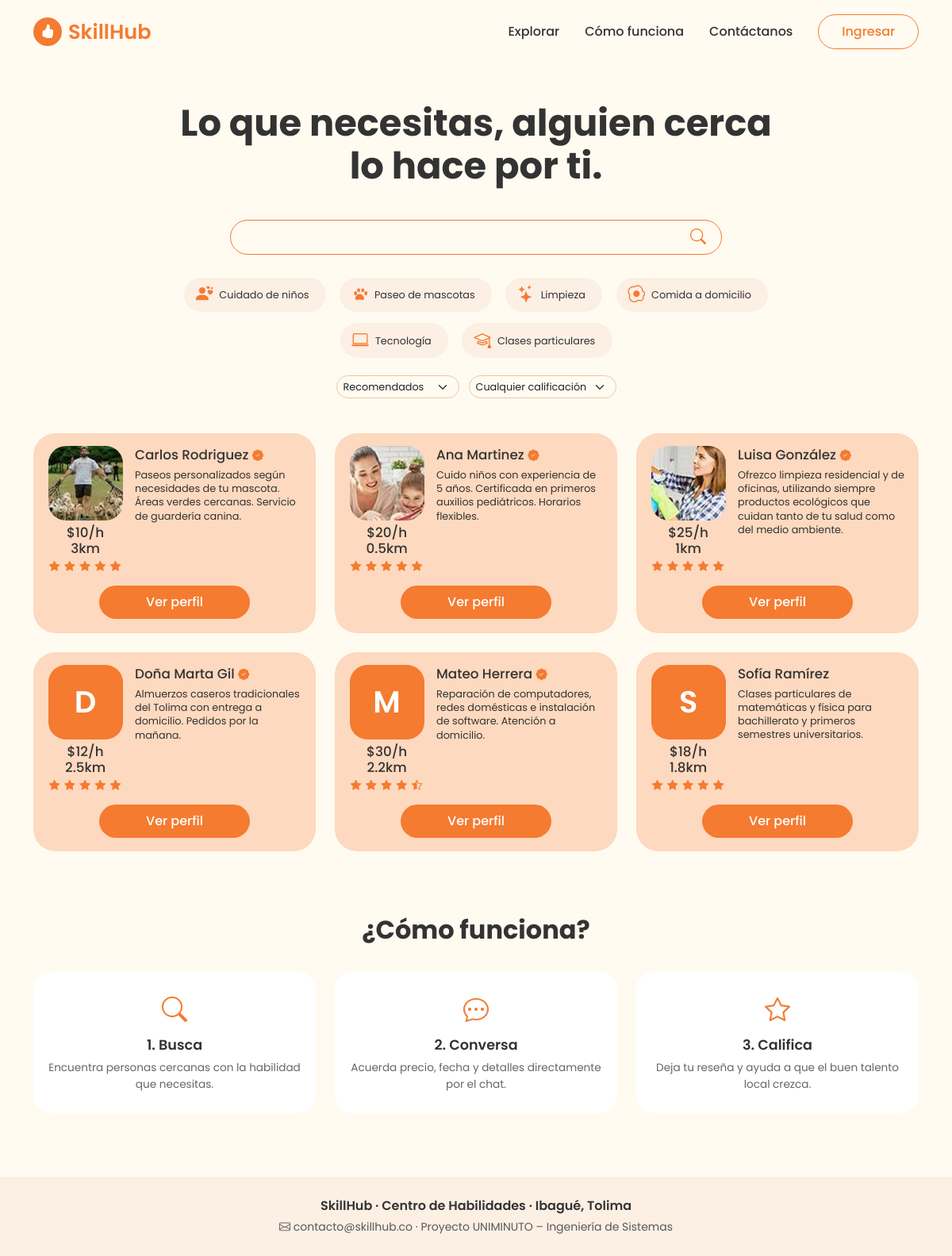
The page / on the database its author committed.
### tables this page shows
CREATE TABLE oferentes (
    id INTEGER PRIMARY KEY AUTOINCREMENT,
    usuario_id INTEGER REFERENCES usuarios(id),
    nombre TEXT NOT NULL,
    categoria TEXT NOT NULL,
    descripcion TEXT NOT NULL,
    tarifa INTEGER NOT NULL,
    distancia_km REAL NOT NULL,
    calificacion REAL NOT NULL DEFAULT 0,
    anios_experiencia INTEGER NOT NULL DEFAULT 0,
    servicios_completados INTEGER NOT NULL DEFAULT 0,
    verificado INTEGER NOT NULL DEFAULT 0,
    foto TEXT
);

### controllers/main_controller.py (the view)
@bp.route("/")
def index():
    oferentes = OferenteModel.buscar(**_filtros())
    return render_template("index.html", oferentes=oferentes,
                           categorias=CATEGORIAS, ordenes=list(ORDENES))

### app.py (called while the page is built)
def create_app():
    app = Flask(__name__, template_folder=Config.TEMPLATES_FOLDER,
                static_folder=Config.STATIC_FOLDER)
    app.config.from_object(Config)
    database.init_app(app)
    app.before_request(cargar_usuario)
    app.register_blueprint(main_controller.bp)
    app.register_blueprint(auth_controller.bp)
    app.register_blueprint(chat_controller.bp)
    @app.context_processor
    def globales():
        return {"usuario": g.get("usuario"), "NOMBRES_CATEGORIA": CATEGORIAS}
    @app.errorhandler(404)
    def no_encontrado(_):
        return render_template("404.html"), 404
    return app

### controllers/main_controller.py (called while the page is built)
def _filtros():
    try:
        min_est = float(request.args.get("min_estrellas", 0))
    except ValueError:
        min_est = 0
    return dict(
        q=request.args.get("q", "").strip(),
        categoria=request.args.get("categoria", ""),
        orden=request.args.get("orden", "recomendados"),
        min_estrellas=min_est,
    )

### controllers/utils.py (called while the page is built)
def cargar_usuario():
    uid = session.get("usuario_id")
    g.usuario = UsuarioModel.por_id(uid) if uid else None

### database.py (called while the page is built)
def get_db():
    if "db" not in g:
        g.db = sqlite3.connect(current_app.config["DATABASE"])
        g.db.row_factory = sqlite3.Row
        g.db.execute("PRAGMA foreign_keys = ON")
    return g.db

### models/oferente_model.py (called while the page is built, shortened)
    @staticmethod
    def buscar(q="", categoria="", orden="recomendados", min_estrellas=0):
        sql = "SELECT * FROM oferentes WHERE calificacion >= ?"
        params = [min_estrellas]
        if categoria in CATEGORIAS:
            sql += " AND categoria = ?"
            params.append(categoria)
        sql += " ORDER BY " + ORDENES.get(orden, ORDENES["recomendados"])
        return get_db().execute(sql, params).fetchall()

### views/templates/index.html (shortened to what this page needs)
{% extends 'base.html' %}
{% from '_macros.html' import icono %}
{% block contenido %}
<section class="hero text-center">
  <h1>Lo que necesitas, alguien cerca<br>lo hace por ti.</h1>
  <form id="form-busqueda" class="buscador" role="search" action="{{ url_for('main.index') }}" method="get">
    <input id="q" name="q" type="search" class="form-control" autocomplete="off"
           aria-label="Buscar servicios" value="{{ request.args.get('q', '') }}">
    <button type="submit" aria-label="Buscar"><i class="bi bi-search"></i></button>
  </form>
  <div class="chips" id="chips">
    {% for clave, nombre in categorias.items() %}
      <button type="button" class="chip {{ 'activo' if request.args.get('categoria') == clave }}" data-categoria="{{ clave }}">
        <span class="chip-icono">{{ icono(clave) }}</span>{{ nombre }}
      </button>
    {% endfor %}
  </div>
  <div class="filtros-extra">
    <select id="orden" class="form-select form-select-sm" aria-label="Ordenar resultados">
      <option value="recomendados">Recomendados</option>
    </select>
    <select id="min_estrellas" class="form-select form-select-sm" aria-label="Calificación mínima">
      <option value="0">Cualquier calificación</option>
    </select>
  </div>
</section>
<section id="resultados" class="row g-4 resultados" aria-live="polite">
  {% include '_tarjetas.html' %}
</section>
<section id="como-funciona" class="como-funciona text-center">
  <h2>¿Cómo funciona?</h2>
  <div class="row g-4 mt-1">
    <div class="col-md-4"><div class="paso"><i class="bi bi-search"></i><h4>1. Busca</h4>
      <p>Encuentra personas cercanas con la habilidad que necesitas.</p></div></div>
    <div class="col-md-4"><div class="paso"><i class="bi bi-chat-dots"></i><h4>2. Conversa</h4>
      <p>Acuerda precio, fecha y detalles directamente por el chat.</p></div></div>
    <div class="col-md-4"><div class="paso"><i class="bi bi-star"></i><h4>3. Califica</h4>
      <p>Deja tu reseña y ayuda a que el buen talento local crezca.</p></div></div>
  </div>
</section>
{% endblock %}

### views/templates/_macros.html
{% macro estrellas(valor) %}
  <span class="estrellas" aria-label="{{ valor }} de 5 estrellas">
    {% for i in range(1, 6) %}
      <i class="bi {{ 'bi-star-fill' if valor >= i - 0.25 else ('bi-star-half' if valor >= i - 0.75 else 'bi-star') }}"></i>
    {% endfor %}
  </span>
{% endmacro %}
{% macro icono(cat) %}
  {% if cat == 'ninos' %}<i class="bi bi-person-hearts"></i>
  {% elif cat == 'mascotas' %}
    <svg class="icono-svg" viewBox="0 0 24 24" fill="currentColor" aria-hidden="true">
      <ellipse cx="6" cy="10" rx="2.2" ry="3"/><ellipse cx="10.5" cy="5.5" rx="2.2" ry="3"/>
      <ellipse cx="16.5" cy="5.5" rx="2.2" ry="3"/><ellipse cx="21" cy="10" rx="2.2" ry="3" transform="rotate(10 21 10)"/>
      <path d="M12 11c3.5 0 6.5 3.8 6.5 6.4 0 2-1.8 2.6-3.3 2.2-1.2-.3-2-.6-3.2-.6s-2 .3-3.2.6c-1.5.4-3.3-.2-3.3-2.2C5.5 14.800 8.500 11 12 11z"/>
    </svg>
  {% elif cat == 'limpieza' %}<i class="bi bi-stars"></i>
  {% elif cat == 'comida' %}<i class="bi bi-egg-fried"></i>
  {% elif cat == 'tecnologia' %}<i class="bi bi-laptop"></i>
  {% elif cat == 'clases' %}<i class="bi bi-mortarboard"></i>
  {% else %}<i class="bi bi-tag"></i>{% endif %}
{% endmacro %}
{% macro foto(o, clase='avatar') %}
  {% if o['foto'] %}
    <img class="{{ clase }}" src="{{ url_for('static', filename='img/' + o['foto']) }}" alt="Foto de {{ o['nombre'] }}">
  {% else %}
    <span class="{{ clase }} avatar-inicial" aria-hidden="true">{{ o['nombre'][0] }}</span>
  {% endif %}
{% endmacro %}

### views/templates/_tarjetas.html
{% from '_macros.html' import estrellas, foto %}
{% for o in oferentes %}
  <div class="col-12 col-md-6 col-lg-4">
    <article class="tarjeta-oferente">
      <div class="tarjeta-cuerpo">
        <div class="tarjeta-izq">
          {{ foto(o) }}
          <div class="tarifa">${{ o['tarifa'] }}/h</div>
          <div class="distancia">{{ ('%g' % o['distancia_km']) }}km</div>
          {{ estrellas(o['calificacion']) }}
        </div>
        <div class="tarjeta-der">
          <h3>{{ o['nombre'] }}
            {% if o['verificado'] %}<i class="bi bi-patch-check-fill verificado" title="Estudios verificados"></i>{% endif %}
          </h3>
          <p>{{ o['descripcion'] }}</p>
        </div>
      </div>
      <a class="btn btn-sh" href="{{ url_for('main.perfil', oferente_id=o['id']) }}">Ver perfil</a>
    </article>
  </div>
{% else %}
  <div class="col-12 text-center text-muted py-5">
    <i class="bi bi-search fs-1 d-block mb-2"></i>
    No encontramos perfiles con esos criterios. Prueba con otra búsqueda.
  </div>
{% endfor %}

### static/css/style.css (style rules this page uses)
:root { --sh-naranja: #f47b30; --sh-naranja-osc: #e06a1f; --sh-crema: #fffbf1; --sh-durazno: #fdd9bf; --sh-chip: #fcefe4; --sh-texto: #333; }
* { font-family: 'Poppins', system-ui, sans-serif; }
body { background: var(--sh-crema); color: var(--sh-texto); }
a { color: var(--sh-naranja); }
.btn-sh { background: var(--sh-naranja); color: #fff; border: 0; border-radius: 50rem; font-weight: 500; padding: .5rem 1.5rem; }
.hero { padding: 3rem 0 1.5rem; }
.hero h1 { font-weight: 700; font-size: clamp(1.9rem, 4.6vw, 2.9rem); line-height: 1.15; margin-bottom: 2.6rem; }
.buscador { position: relative; max-width: 620px; margin: 0 auto 1.8rem; }
.buscador .form-control { border: 1px solid var(--sh-naranja); border-radius: 50rem; height: 44px; background: transparent; padding: 0 3rem 0 1.4rem; }
.buscador button { position: absolute; right: 14px; top: 50%; transform: translateY(-50%); border: 0; background: none; color: var(--sh-naranja); font-size: 1.25rem; }
.chips { display: flex; flex-wrap: wrap; justify-content: center; gap: .9rem 1.1rem; max-width: 800px; margin: 0 auto; }
.chip { display: inline-flex; align-items: center; gap: .5rem; background: var(--sh-chip); border: 2px solid transparent; border-radius: 50rem; padding: .55rem 1.2rem .55rem .8rem; font-size: .8rem; color: var(--sh-texto); cursor: pointer; transition: .15s; }
.chip-icono { color: var(--sh-naranja); font-size: 1.35rem; line-height: 1; display: inline-flex; }
.icono-svg { width: 1.3rem; height: 1.3rem; }
.filtros-extra { display: flex; justify-content: center; gap: .75rem; margin-top: 1.4rem; flex-wrap: wrap; }
.filtros-extra .form-select { width: auto; border-color: #f2c4a4; border-radius: 50rem; background-color: transparent; font-size: .8rem; }
.resultados { padding-top: 1.2rem; padding-bottom: 2rem; transition: opacity .15s; }
.tarjeta-oferente { background: var(--sh-durazno); border-radius: 28px; padding: 1rem 1.1rem 1.1rem; height: 100%; display: flex; flex-direction: column; justify-content: space-between; gap: .8rem; }
.tarjeta-cuerpo { display: flex; gap: .9rem; }
.tarjeta-izq { flex: 0 0 96px; text-align: center; }
.avatar { width: 94px; height: 94px; border-radius: 22px; object-fit: cover; display: block; margin: 0 auto .35rem; }
.avatar-inicial { background: var(--sh-naranja); color: #fff; font-size: 2.4rem; font-weight: 600; display: flex !important; align-items: center; justify-content: center; }
.tarifa { font-weight: 500; font-size: 1.05rem; line-height: 1.2; }
.distancia { font-weight: 500; font-size: 1.05rem; line-height: 1.2; }
.estrellas { color: var(--sh-naranja); font-size: .85rem; letter-spacing: 1px; }
.tarjeta-der { flex: 1; min-width: 0; }
.tarjeta-der h3 { font-size: 1.05rem; font-weight: 500; margin: .1rem 0 .4rem; }
.tarjeta-der p { font-size: .8rem; line-height: 1.35; margin: 0; }
.verificado { color: var(--sh-naranja); font-size: .9rem; }
.tarjeta-oferente .btn-sh { align-self: center; width: 190px; padding: .55rem 0; text-align: center; }
.como-funciona { padding: 3rem 0 4rem; scroll-margin-top: 1rem; }
.como-funciona h2 { font-weight: 700; }
.paso { background: #fff; border-radius: 24px; padding: 1.6rem 1rem; height: 100%; }
.paso i { font-size: 2rem; color: var(--sh-naranja); }
.paso h4 { font-size: 1.1rem; font-weight: 600; margin-top: .6rem; }
.paso p { font-size: .85rem; color: #666; margin: 0; }

### rows shown on the page
oferentes: foto (picture), tarifa "10", distancia_km "3", nombre "Carlos Rodriguez", verificado 1 (drawn), descripcion "Paseos personalizados según necesidades de tu mascota. Áreas verdes cercanas. Servicio de guardería canina."
oferentes: foto (picture), tarifa "20", distancia_km "0.5", nombre "Ana Martinez", verificado 1 (drawn), descripcion "Cuido niños con experiencia de 5 años. Certificada en primeros auxilios pediátricos. Horarios flexibles."
oferentes: foto (picture), tarifa "25", distancia_km "1", nombre "Luisa González", verificado 1 (drawn), descripcion "Ofrezco limpieza residencial y de oficinas, utilizando siempre productos ecológicos que cuidan tanto de tu salud como del medio ambiente."
oferentes: nombre "D", tarifa "12", distancia_km "2.5", nombre "Doña Marta Gil", verificado 1 (drawn), descripcion "Almuerzos caseros tradicionales del Tolima con entrega a domicilio. Pedidos por la mañana."
oferentes: nombre "M", tarifa "30", distancia_km "2.2", calificacion 4.7 (drawn), nombre "Mateo Herrera", verificado 1 (drawn), descripcion "Reparación de computadores, redes domésticas e instalación de software. Atención a domicilio."
oferentes: nombre "S", tarifa "18", distancia_km "1.8", nombre "Sofía Ramírez", descripcion "Clases particulares de matemáticas y física para bachillerato y primeros semestres universitarios."

### other values the page prints
{{ nombre }} "Cuidado de niños" "Paseo de mascotas" "Limpieza" "Comida a domicilio" "Tecnología" "Clases particulares"
